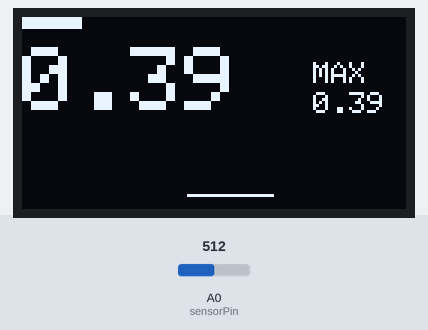
Recording of a sketch running on a simulated Arduino Nano, built with avr-gcc and run on an emulated ATmega328P. Parts: 128×64 one-colour display. The inputs (shaded band) are chosen by the test bench; at power-on: A0 (sensorPin) = 512. What the sketch prints to the serial monitor is not drawn.

Above: at 3.25 s.
3.3 s: A0 (sensorPin) set to 336
At 3.38 s:
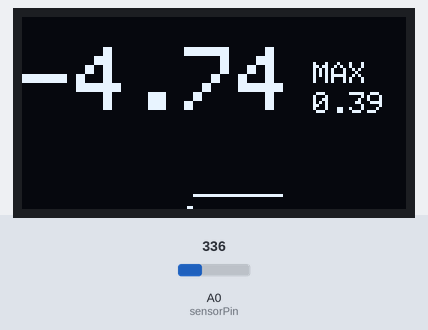
4.9 s: A0 (sensorPin) set to 327
At 4.97 s:
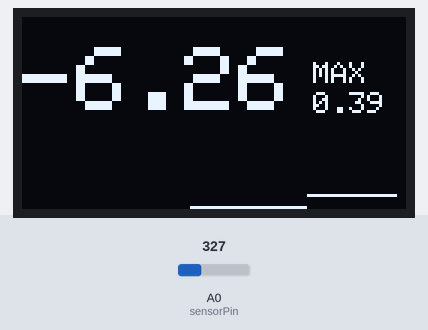
6.4 s: A0 (sensorPin) set to 122
At 6.44 s:
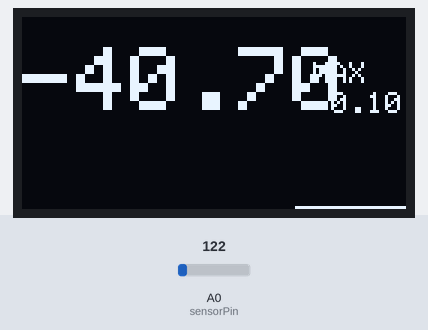
7.9 s: A0 (sensorPin) set to 138
At 9.4 s:
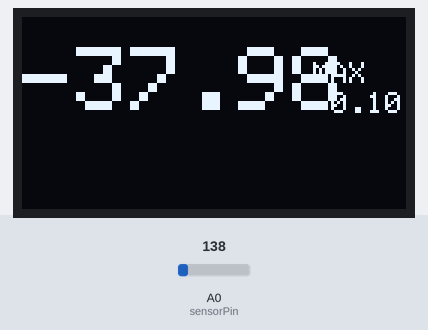

The sketch:

Ladedruckanzeige.ino
```cpp
//Ladedruckanzeige

//Hardware: Arduino Nano
          //128*32 I2C Display
          //Luftdruck Schleswig-Holstein
          //Werte in BAR


#include <Wire.h>
#include <Adafruit_GFX.h>
#include <Adafruit_SSD1306.h>
#define sensorPin A0

int OLED_RESET = 4;
Adafruit_SSD1306 display(OLED_RESET); //driver for the screen

// bar graph

float rawval = 0; // Setup raw sensor value
float barboost = 0; // Setup value for boost bar

// peak

int boostPeakReset = 4000; // time in milis to reset peak value
float boostPeak = 0.00;
float boostMax = 0.00;
unsigned long boostPeakTimer = 0;


// log

byte count;
byte sensorArray[128];
byte drawHeight;
boolean filled = 0; //decide either filled, or dot-display. 0==dot display.


void setup()
{
  Serial.begin(9600); // start monitoring raw voltage for calibration
  display.begin(SSD1306_SWITCHCAPVCC); // 3.3V power supply
  display.clearDisplay(); // Clear the display and ram
  display.display();
  delay(2000); // display Adafruit logo for 2 seconds
  for (count = 0; count <= 128; count++) //zero all elements
  {
    sensorArray[count] = 0;
  }
}


void loop() // Start loop
{


  int boostmbar = map(analogRead(sensorPin), 21, 961, 100, 2600);
  rawval = analogRead(0); // Read MAP sensor raw value on analog port 0
  barboost = (((rawval * 0.19) - 86.81) + 10); // Calculate boost value for the graph


  if (boostPeak < boostmbar && boostmbar > 0.50) {
    boostPeak = boostmbar;
    boostPeakTimer = millis();
    if (boostMax < boostPeak) {
      boostMax = boostPeak;
    }
  }
  else if (boostPeak > boostmbar && (millis() - boostPeakTimer) > boostPeakReset) {
    boostPeak = 0.00;
  }


  // log

  drawHeight = map(analogRead(A0), 0, 1023, 0, 25 );

  sensorArray[0] = drawHeight;

  for (count = 55; count <= 128; count++ )
  {
    if (filled == false)
    {
      display.drawPixel(count, 71 - sensorArray[count - 55], WHITE);
    }
    else
      display.drawLine(count, 1, count, 71 - sensorArray[count - 55], WHITE);
  }

  for (count = 80; count >= 2; count--) // count down from 160 to 2
  {
    sensorArray[count - 1] = sensorArray[count - 2];
  }

  //display.drawLine(55, 43, 55, 64, WHITE);
  //display.setTextColor(WHITE);
  //display.setTextSize(3);
 // display.setCursor(0, 10);
 // display.println((boostmbar * 0.001) - 0.865);    // calibrated for a 2.5 bar sensor in Denver (+/- 1psi)


  display.fillRect(0, 0, barboost, 4, WHITE); // Draws the bar depending on the sensor value

  //display.setTextColor(WHITE);
 // display.setTextSize(1);
  //display.setCursor(97, 15);
  //display.println("BOOST");


  display.setTextSize(1); //Anzeige für Spitzendruck
  display.setCursor(97, 15);
  display.println("MAX");

  display.setTextSize(1); //Anzeige für Spitzendruck
  display.setCursor(97, 25);
  display.println((boostPeak * 0.001) - 1.012); // 0.97 = 970mbar atmospheric pressure correction


  if (((boostmbar  * 0.001) - 1.012) < 0) {


    display.setCursor(0, 10);
    display.setTextSize(3);
    display.println(((boostmbar * 0.001) - 1.012)*63.2);

  }
  else if (((boostmbar * 0.001) - 1.012) > 0) {


    display.setTextColor(WHITE);
    display.setTextSize(3);
    display.setCursor(0, 10);
    display.println((boostmbar * 0.001) - 1.012);    //Kalibriert für einen 2,5 BAR Sensor in Schleswig-Holstein (Wert 2 für Druckanpassung)


}

  delay(1);
  display.display();
  display.clearDisplay();

  Serial.print("Input from A0 is ");
  Serial.println(rawval);    // Schreibt den Ausgangswert des Sensors (0-100%)

  delay(10); // Halbe Sekunde Delay zwischen den Zahlen
}
```

Measured:
- what the display in image 4 shows lasts 2.2 s, from 8.0 s to 10.2 s
